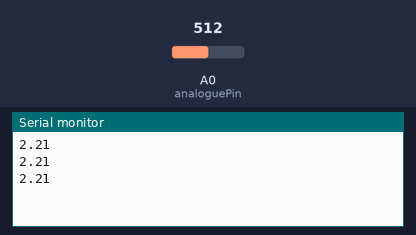
This sketch was run on a simulated Arduino Uno, built with avr-gcc and run on an emulated ATmega328P. Parts: the last lines printed to the serial monitor. Inputs (shaded band) come from the test bench; at power-on: A0 (analoguePin) = 512.

Above: at 1.3 s.
1.4 s: A0 (analoguePin) set to 716
At 1.9 s:
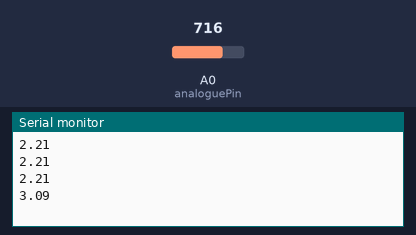
2.9 s: A0 (analoguePin) set to 900
At 3.4 s:
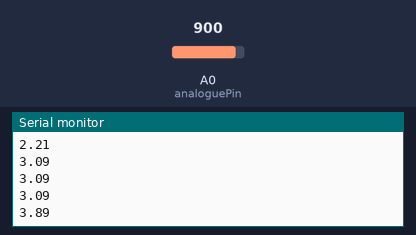
Timing chart, 0 to 5.9 s (numbered marks = the images above; inputs shaded):
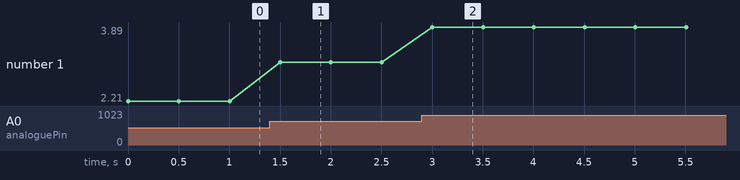

Measured:
- after the input at 1.4 s, the serial monitor: prints a new line after 0.10 s (image 1)
- after the input at 2.9 s, the serial monitor: prints a new line after 0.10 s (image 2)
- plotted number 1: 2.21 → 3.09 after the input at 1.4 s, 3.09 → 3.89 after the input at 2.9 s

The sketch:

Sharp_2YA02_Code.ino
```cpp
const int analoguePin = A0;
int val = 0;
float sensorInput = 0.0;
void setup() {
  Serial.begin(9600);

}

void loop() {
  // put your main code here, to run repeatedly:
  val = analogRead(analoguePin);
  sensorInput = val/1023.0 * 4.42;
  Serial.println(sensorInput);
  delay(500);
}
```
